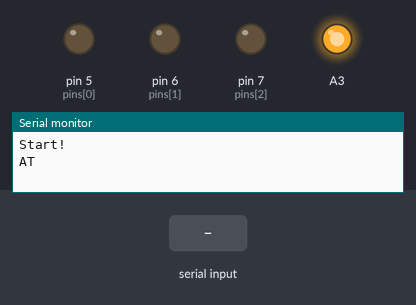
The sketch below on a simulated Arduino Uno, built with avr-gcc and run on an emulated ATmega328P. Shown: output pins drawn as LEDs (lit = HIGH), the last lines printed to the serial monitor. Inputs (shaded band) come from the test bench. The modem accepts every AT command (registered, SIM ready, sends succeed) and sends nothing else.

Above: at 5.8 s.
5.9 s: "1" received over the second serial link
At 25.1 s:
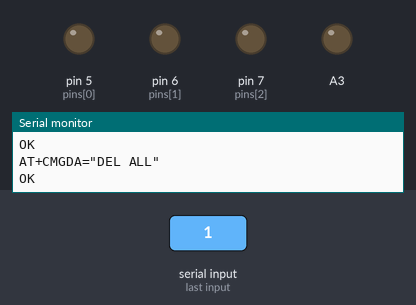
Timing chart, 0 to 25.4 s (numbered marks = the images above; inputs shaded):
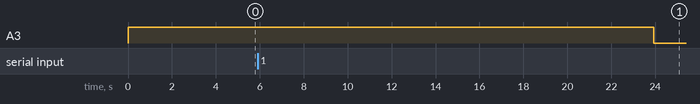

The sketch:

GSMv1.1.ino
```cpp
#include <SoftwareSerial.h>                                   // Библиотека програмной реализации обмена по UART-протоколу
#include <LowPower.h>          // библиотека сна

SoftwareSerial SIM800(8, 9);                                  // RX, TX

int pins[3] = {5, 6, 7};                                      // Пины с подключенными светодиодами

String _response    = "";                                     // Переменная для хранения ответа модуля
long lastUpdate = millis();                                   // Время последнего обновления
long updatePeriod   = 1000;                                  // Проверять каждую минуту

String phones = "+**********";   // Белый список телефонов

void beginsim800() {
  Serial.begin(9600);
  SIM800.begin(9600);                                         // Скорость обмена данными с модемом
  Serial.println("Start!");

  sendATCommand("AT", true);                                  // Отправили AT для настройки скорости обмена данными
  //sendATCommand("AT+CMGDA=\"DEL ALL\"", true);               // Удаляем все SMS, чтобы не забивать память
  //power.setSleepMode(POWERDOWN_SLEEP);
  // Команды настройки модема при каждом запуске
  //_response = sendATCommand("AT+CLIP=1", true);             // Включаем АОН
  //_response = sendATCommand("AT+DDET=1", true);             // Включаем DTMF
  _response = sendATCommand("AT+CMGF=1;&W", true);                      // Включаем текстовый режима SMS (Text mode) и сразу сохраняем значение (AT&W)!
  delay(10000);
}

void setup() {
  for (int i = 0; i < 3; i++) {
    pinMode(pins[i], OUTPUT);                                 // Настраиваем пины в OUTPUT
  }
  pinMode(A3, OUTPUT);
  Serial.begin(9600);
  digitalWrite(A3, HIGH);
  delay(5000);
  beginsim800();
  _response = sendATCommand("AT+CMGDA=\"DEL ALL\"", true);               // Удаляем все SMS, чтобы не забивать память
  delay(5000);
  digitalWrite(A3, LOW);
  delay(10000);


  lastUpdate = millis();                                      // Обнуляем таймер
}

String sendATCommand(String cmd, bool waiting) {
  String _resp = "";                                              // Переменная для хранения результата
  Serial.println(cmd);                                            // Дублируем команду в монитор порта
  SIM800.println(cmd);                                            // Отправляем команду модулю
  if (waiting) {                                                  // Если необходимо дождаться ответа...
    _resp = waitResponse();                                       // ... ждем, когда будет передан ответ
    // Если Echo Mode выключен (ATE0), то эти 3 строки можно закомментировать
    if (_resp.startsWith(cmd)) {                                  // Убираем из ответа дублирующуюся команду
      _resp = _resp.substring(_resp.indexOf("\r", cmd.length()) + 2);
    }
    Serial.println(_resp);                                        // Дублируем ответ в монитор порта
  }
  return _resp;                                                   // Возвращаем результат. Пусто, если проблема
}

String waitResponse() {                                           // Функция ожидания ответа и возврата полученного результата
  String _resp = "";                                              // Переменная для хранения результата
  long _timeout = millis() + 10000;                               // Переменная для отслеживания таймаута (10 секунд)
  while (!SIM800.available() && millis() < _timeout)  {};         // Ждем ответа 10 секунд, если пришел ответ или наступил таймаут, то...
  if (SIM800.available()) {                                       // Если есть, что считывать...
    _resp = SIM800.readString();                                  // ... считываем и запоминаем
  }
  else {                                                          // Если пришел таймаут, то...
    Serial.println("Timeout...");                                 // ... оповещаем об этом и...
  }
  return _resp;                                                   // ... возвращаем результат. Пусто, если проблема
}

bool hasmsg = false;                                              // Флаг наличия сообщений к удалению
bool trevoga;
void loop() {


  // delay(20000);
  Serial.println("LOOP");

  //delay(10000);

  if (trevoga == HIGH) {
    digitalWrite(A3, HIGH);
  delay(5000);

  beginsim800();
    sendSMS(phones, "trevoga");
    trevoga = LOW;
     delay(5000);
  digitalWrite(A3, LOW);
  }


  Serial.println("sleep");
  delay(1000);

  attachInterrupt(1, wake_w, CHANGE);
  LowPower.powerDown(SLEEP_FOREVER, ADC_OFF, BOD_OFF); // спать
delay(1000);

}
void wake_w() {

  Serial.println("WAKE_W");
  trevoga = HIGH;
  delay(1000);
}


void sendSMS(String phone, String message)
{
  sendATCommand("AT+CMGS=\"" + phone + "\"", true);             // Переходим в режим ввода текстового сообщения
  sendATCommand(message + "\r\n" + (String)((char)26), true);   // После текста отправляем перенос строки и Ctrl+Z
}
```

Measured:
- after the input at 5.9 s, A3: HIGH → LOW after 18.0 s instead of 17.1 s
